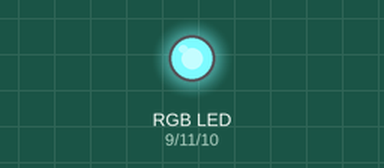
The sketch below on a simulated Arduino Uno, built with avr-gcc and run on an emulated ATmega328P. On the bench: an RGB LED mixed from three pins (HIGH = lit). Random numbers use the default seed unless the sketch sets one.

Above: at 0.15 s.
At 3.13 s:
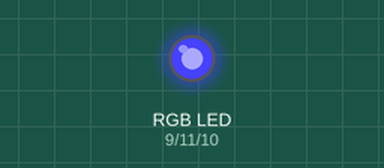
At 6.93 s:
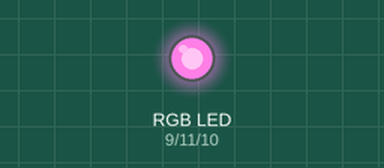
At 9.77 s:
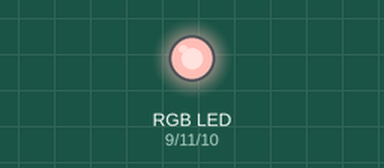
At 19.05 s:
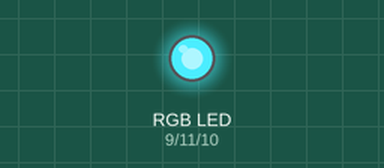
At 38.5 s:
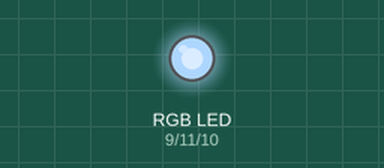
Timing chart, 0 to 40.0 s (numbered marks = the images above):
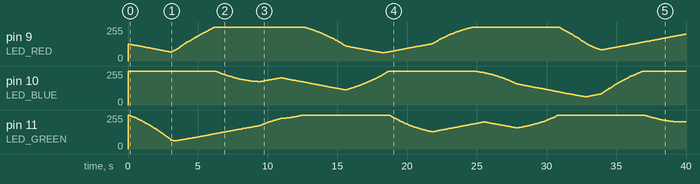

The sketch:

RGB_Fade2.ino
```cpp
#define LED_RED 9
#define LED_BLUE 10
#define LED_GREEN 11

#define SPEED 35
#define SPEEDACC 2

void setLED(int hue, int l)
{
  int col[3] = { 0,0,0 };
  getRGB(hue, 255, l, col);
  ledWrite(col[0], col[1], col[2]);
}

void getRGB(int hue, int sat, int val, int colors[3])
{
  // hue: 0-359, sat: 0-255, val (lightness): 0-255
  int r, g, b, base;

  if (sat == 0)
  { // Achromatic color (gray).
    colors[0]=val;
    colors[1]=val;
    colors[2]=val;
  }
  else
  {
    base = ((255 - sat) * val)>>8;
    switch(hue/60) {
    case 0:
      r = val;
      g = (((val-base)*hue)/60)+base;
      b = base;
      break;
    case 1:
      r = (((val-base)*(60-(hue%60)))/60)+base;
      g = val;
      b = base;
      break;
    case 2:
      r = base;
      g = val;
      b = (((val-base)*(hue%60))/60)+base;
      break;
    case 3:
      r = base;
      g = (((val-base)*(60-(hue%60)))/60)+base;
      b = val;
      break;
    case 4:
      r = (((val-base)*(hue%60))/60)+base;
      g = base;
      b = val;
      break;
    case 5:
      r = val;
      g = base;
      b = (((val-base)*(60-(hue%60)))/60)+base;
      break;
    }
    colors[0]=r;
    colors[1]=g;
    colors[2]=b;
  }
}

void ledWrite(int r, int g, int b)
{
  analogWrite(LED_RED, 255-r);
  analogWrite(LED_GREEN, 255-g);
  analogWrite(LED_BLUE, 255-b);
}

void setup()
{
  randomSeed(analogRead(0));
}

int hue2 = 0;
double light2 = 128;
double fadeAmount = 1;
void loop()
{
  setLED(hue2, (int) light2);
  hue2++;
  if(hue2 == 360)
  {
    hue2 = 0;
  }
  light2 = light2 + fadeAmount;
  if (light2 < 52 || light2 > 193) //76..178
  {
    fadeAmount = -fadeAmount;
  }
  delay(random(SPEED, SPEED * SPEEDACC));
}
```
